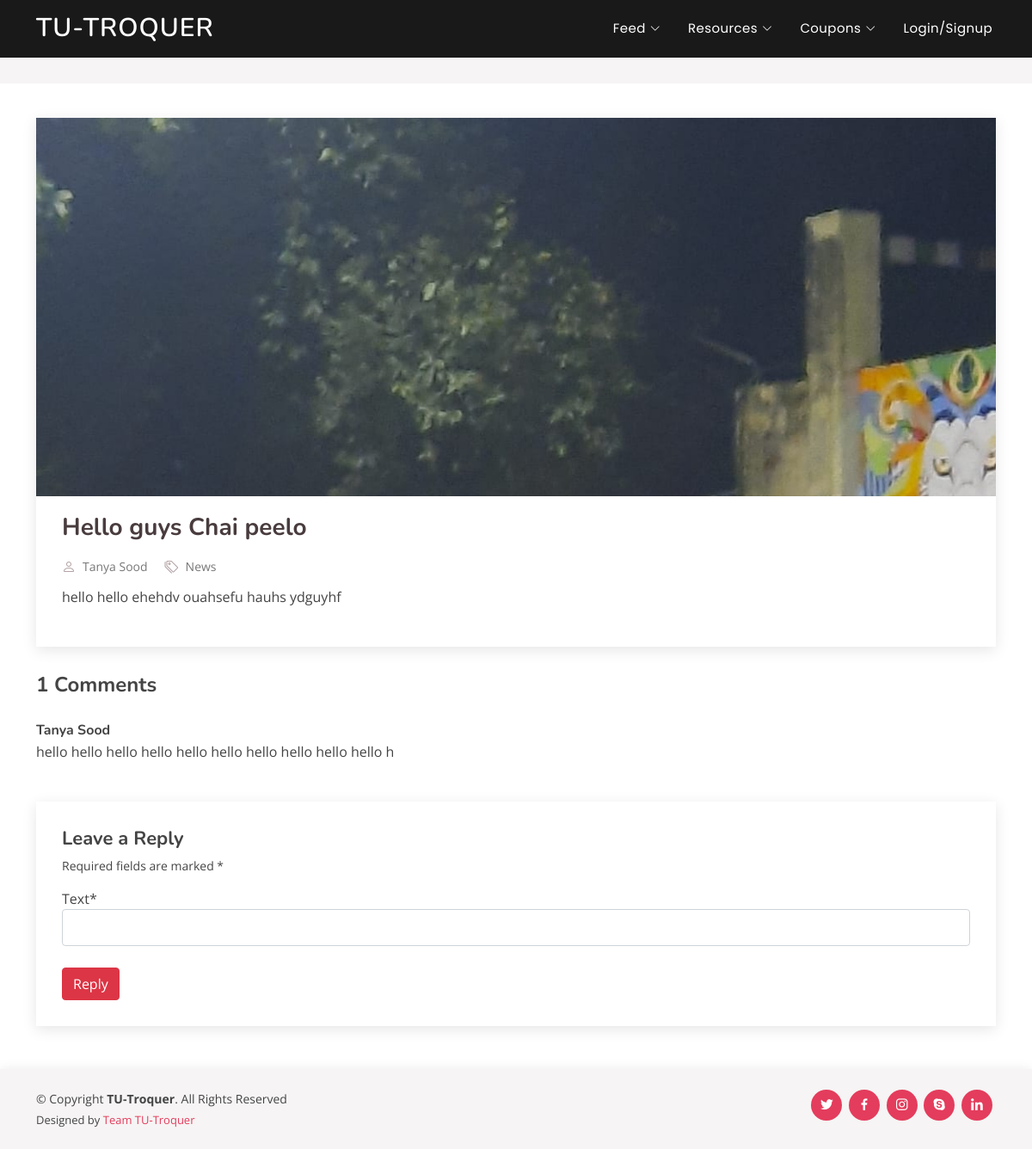
/feed-details/14, run on the app's committed database.
### home/models.py (models this page shows, shortened)
class Feed(models.Model):
	post_type = (('Doubt', 'Doubt'),
				('News', 'News'),)
	author 				= models.ForeignKey(User, related_name = 'author', on_delete=models.CASCADE, null=True)
	title 				= models.CharField(max_length=50)
	post_type			= models.CharField(choices=post_type, max_length=5)
	description			= models.CharField(max_length=500)
	image 				= models.ImageField(default='feed/default.jpg', upload_to='feed/', null=True, blank=True)

class Comments(models.Model):
	by_user 			= models.ForeignKey(User, related_name= 'by_user', on_delete=models.CASCADE, null=False, blank=False)
	feed 				= models.ForeignKey(Feed, related_name= 'feed', on_delete=models.CASCADE, null=True, blank=True)
	text 				= models.CharField(max_length=200, null=False, blank=False)

### user/models.py (models this page shows, shortened)
class User(AbstractUser):
	username			= None
	email 				= models.EmailField(verbose_name='Email Address', unique=True)
	name 				= models.CharField(max_length=50)
	contact_no 			= PhoneNumberField(blank=False, null=False, help_text='Add country code before the contact no.')
	coins				= models.IntegerField(default=50)
	ratings				= models.IntegerField(default=0)
	is_student			= models.BooleanField(default=False)
	is_company 			= models.BooleanField(default=False)
	USERNAME_FIELD 		= 'email'
	user_permissions 	= None
	groups 				= None
	REQUIRED_FIELDS 	= []
	objects = CustomUserManager()

### home/views.py (the view)
# urls.py: path('feed-details/<int:pk>',				feed_details,		name='feed_details'),
def feed_details(request, pk):
	feed = Feed.objects.get(id = pk)
	comment = Comments.objects.filter(feed=feed)
	if(request.method == 'POST'):
		form = AddComment(request.POST)
		if form.is_valid():
			form.instance.by_user = request.user
			form.instance.feed = feed
			form.save()
	form = AddComment()
	context = {
		'feed' : feed,
		'comment' : comment,
		'form' : form,
	}
	return render(request, 'home/feeds-single.html', context)

### home/forms.py
class AddComment(forms.ModelForm):
	class Meta():
		model = Comments
		fields = ['text']

### home/templates/home/feeds-single.html (shortened to what this page needs)
{% extends "home/base.html" %}
{% load static %}
{% load crispy_forms_tags %}
{% block body %}
<body>
  <main id="main">
    <section id="breadcrumbs" class="breadcrumbs">
    </section>
    <section id="blog" class="blog">
      <div class="container" data-aos="fade-up">
        <div class="row">
          <div class="col entries">
            <article class="entry entry-single">
              <div class="entry-img">
                <img src="{{ feed.image.url }}" alt="" class="img-fluid">
              </div>
              <h2 class="entry-title">
                <a href="blog-single.html">{{ feed.title}}</a>
              </h2>
              <div class="entry-meta">
                <ul>
                  <li class="d-flex align-items-center"><i class="bi bi-person"></i> <a href="#">{{ feed.author.name }}</a></li>
                  <li class="d-flex align-items-center"><i class="bi bi-tags"></i> <a href="blog-single.html">{{ feed.post_type }}</a></li>
                </ul>
              </div>
              <div class="entry-content">
                <p>
                  {{ feed.description }}
                </p>
              </div>
            </article>
            <div class="blog-comments">
              <h4 class="comments-count">{{ comment.count }} Comments</h4>
              {% for commen in comment %}
              <div id="comment-1" class="comment">
                <div class="d-flex">
                  <div>
                    <h5><a href="">{{ commen.by_user.name }}</a> </h5>
                    <p>
                      {{ commen.text }}
                    </p>
                  </div>
                </div>
              </div>
              {% endfor %}
              <div class="reply-form">
                <h4>Leave a Reply</h4>
                <p>Required fields are marked * </p>
                        <form method="POST" enctype="multipart/form-data">
                          {{form|crispy}}
                        <button class="btn btn-danger" type="submit" value="Reply">Reply</button>
                        </form>
              </div>
            </div>
          </div>
        </div>
      </div>
    </section>
  </main>
{% endblock body %}

### home/static/home/assets/css/style.css (style rules this page uses)
body { font-family: "Open Sans", sans-serif; color: #444444; }
a { color: #e43c5c; text-decoration: none; }
h1, h2, h3, h4, h5, h6 { font-family: "Nunito", sans-serif; }
section { padding: 60px 0; overflow: hidden; }
.breadcrumbs { padding: 15px 0; background: #f6f4f4; margin-top: 67px; }
.blog { padding: 40px 0 20px 0; }
.blog .entry { padding: 30px; margin-bottom: 60px; box-shadow: 0 4px 16px rgba(0, 0, 0, 0.1); }
.blog .entry .entry-img { max-height: 440px; margin: -30px -30px 20px -30px; overflow: hidden; }
.blog .entry .entry-title { font-size: 28px; font-weight: bold; padding: 0; margin: 0 0 20px 0; }
.blog .entry .entry-title a { color: #493c3e; transition: 0.3s; }
.blog .entry .entry-meta { margin-bottom: 15px; color: #b1a0a3; }
.blog .entry .entry-meta ul { display: flex; flex-wrap: wrap; list-style: none; align-items: center; padding: 0; margin: 0; }
.blog .entry .entry-meta ul li + li { padding-left: 20px; }
.blog .entry .entry-meta i { font-size: 16px; margin-right: 8px; line-height: 0; }
.blog .entry .entry-meta a { color: #777777; font-size: 14px; display: inline-block; line-height: 1; }
.blog .entry .entry-content p { line-height: 24px; }
.blog .entry-single { margin-bottom: 30px; }
.blog .blog-comments { margin-bottom: 30px; }
.blog .blog-comments .comments-count { font-weight: bold; }
.blog .blog-comments .comment { margin-top: 30px; position: relative; }
.blog .blog-comments .comment h5 { font-size: 16px; margin-bottom: 2px; }
.blog .blog-comments .comment h5 a { font-weight: bold; color: #444444; transition: 0.3s; }
.blog .blog-comments .reply-form { margin-top: 30px; padding: 30px; box-shadow: 0 4px 16px rgba(0, 0, 0, 0.1); }
.blog .blog-comments .reply-form h4 { font-weight: bold; font-size: 22px; }
.blog .blog-comments .reply-form p { font-size: 14px; }
.blog .blog-comments .reply-form input { border-radius: 4px; padding: 10px 10px; font-size: 14px; }
.blog .blog-comments .reply-form .form-group { margin-bottom: 25px; }

### data on the page
Feed: image (picture), title "Hello guys Chai peelo", author.name "Tanya Sood", post_type "News", description "hello hello ehehdv ouahsefu hauhs ydguyhf"
Comments: by_user.name "Tanya Sood", text "hello hello hello hello hello hello hello hello hello hello h"

### other printed values
{{ comment.count }} "1"
